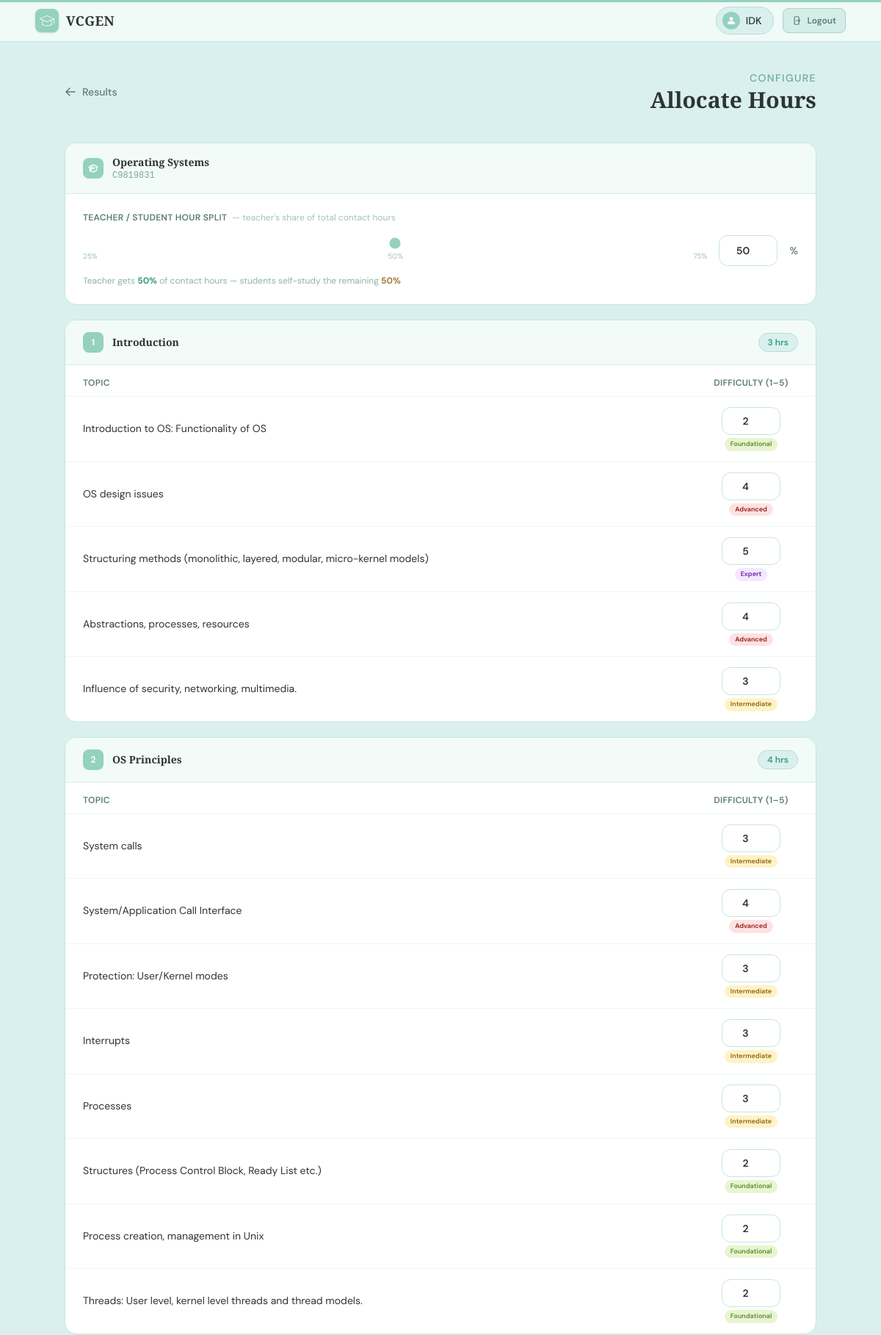
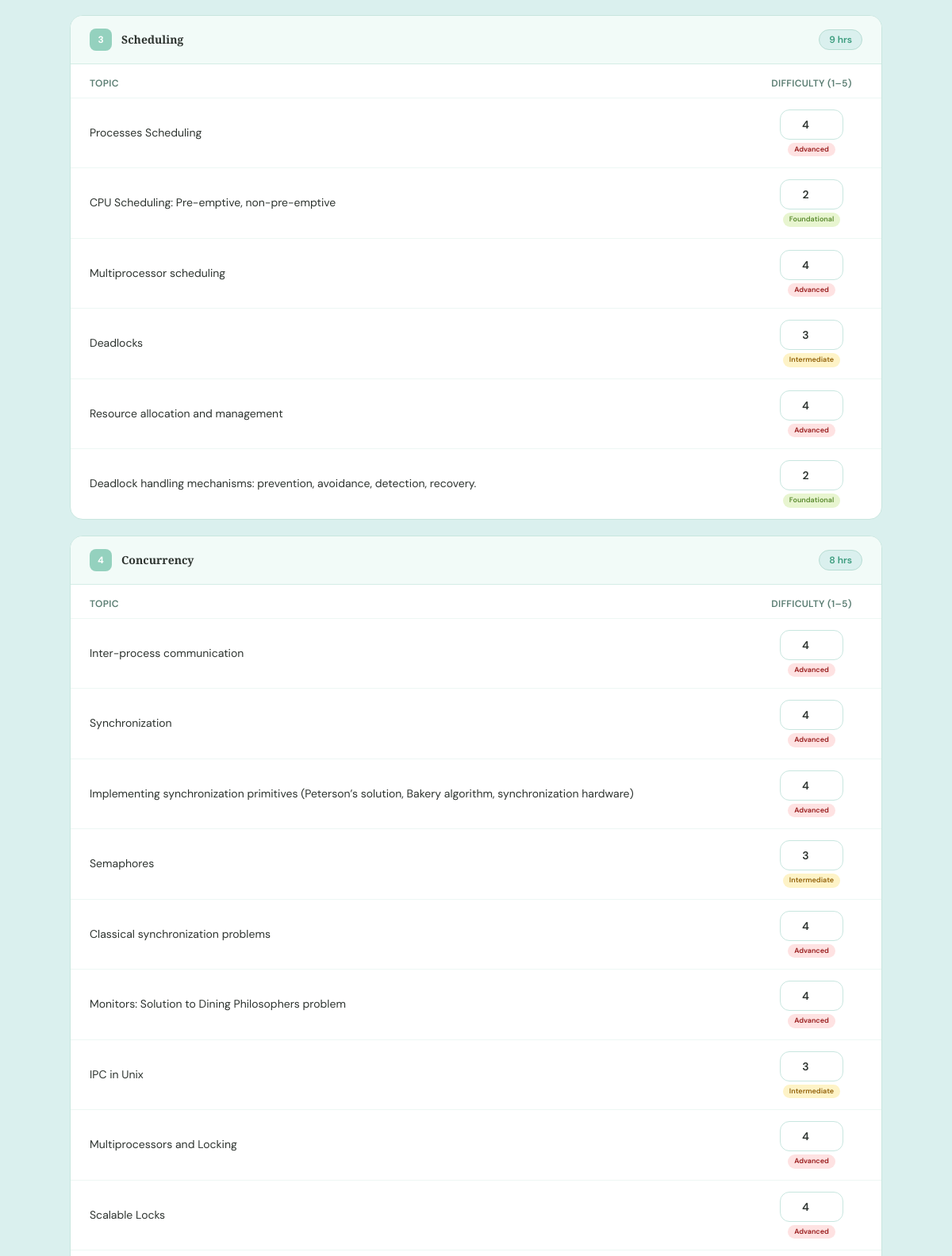
The page /settings/C9819831 (signed in, upper part) on the database its author committed (2 pictures, top to bottom).
### main/models.py (models this page shows, shortened)
class Teacher(models.Model):
    teacher_id=models.CharField(max_length=8,primary_key=True)
    name=models.CharField(max_length=20)
    email=models.EmailField(null=False)
    password=models.CharField(null=False,max_length=128)

class Course(models.Model):
    course_id=models.CharField(max_length=8,primary_key=True)
    teacher=models.ForeignKey(Teacher,on_delete=models.CASCADE)
    name=models.CharField(max_length=20)
    hours=models.IntegerField()
    split=models.DecimalField(decimal_places=3,max_digits=10)
    accepting_response=models.BooleanField(default=True)

class Module(models.Model):
    module_id=models.CharField(max_length=8,primary_key=True)
    course=models.ForeignKey(Course,on_delete=models.CASCADE)
    hours=models.IntegerField()
    name=models.CharField(max_length=100)

class Topics(models.Model):
    topic_id=models.CharField(max_length=8,primary_key=True)
    module=models.ForeignKey(Module,on_delete=models.CASCADE)
    content=models.CharField(max_length=100)
    mapped_skill=models.JSONField()
    skill_confidence = models.JSONField(default=dict)
    teacherweight=models.DecimalField(decimal_places=3,max_digits=10)
    studentweight=models.DecimalField(decimal_places=3,max_digits=10)

### main/views.py (the view, shortened to what this page needs)
# urls.py: path("settings/<str:class_id>",views.settings,name="settings"),
def settings(request,class_id):
    context={}
    if 'user' not in request.session:
        return redirect('login')
    else:
        context['name']=Teacher.objects.filter(teacher_id=request.session['user'])[0].name
    ourclass=Course.objects.filter(course_id=class_id)
    if len(ourclass)<1:
        return redirect('classes')
    else:
        class cusModule:
            def __init__(self,mod):
                self.mod=mod
                self.topicslist=[]
            def addtopic(self,topic):
                self.topicslist.append(topic)
        ourclass=ourclass[0]
        datamodules=[]
        modules=Module.objects.filter(course=ourclass)
        for mod in modules:
            curmod=cusModule(mod)
            for topic in Topics.objects.filter(module=mod):
                conf = topic.skill_confidence or {}
                stored_diff = conf.get("__difficulty__")
                if stored_diff is not None:
                    try:
                        topic.display_difficulty = max(1, min(5, int(stored_diff)))
                    except (TypeError, ValueError):
                        topic.display_difficulty = 1
                else:
                    tw = float(topic.teacherweight)
                    if 1.0 <= tw <= 5.0:
                        topic.display_difficulty = max(1, min(5, round(tw)))
                    else:
                        topic.display_difficulty = 1
                curmod.addtopic(topic)
            datamodules.append(curmod)
        context['cid']=class_id
        context['cname']=ourclass.name
        context['modules']= datamodules
    return render(request,"main/settings.html",context=context)

### main/templates/main/settings.html (shortened to what this page needs)
{% extends "base.html" %}
{% block body %}
<main class="min-h-screen bg-[#daf0ee] px-4 py-10 sm:px-6 lg:px-12">
  <div class="max-w-5xl mx-auto">
    <div class="flex items-center justify-between gap-4 mb-10">
      <button
        onclick="location.href='/results/{{cid}}';"
        class="inline-flex items-center gap-2 text-sm font-medium text-[#5a7d72] hover:text-[#2e3430] transition-colors hover:cursor-pointer group"
      >
        <svg xmlns="http://www.w3.org/2000/svg" class="w-4 h-4 group-hover:-translate-x-0.5 transition-transform" fill="none" viewBox="0 0 24 24" stroke-width="2.2" stroke="currentColor">
          <path stroke-linecap="round" stroke-linejoin="round" d="M10.5 19.5 3 12m0 0 7.5-7.5M3 12h18"/>
        </svg>
        Results
      </button>
      <div class="text-right">
        <p class="text-sm font-medium text-[#6aab97] uppercase tracking-widest mb-0.5">Configure</p>
        <h1 class="text-3xl font-bold text-[#2e3430] cusfont">Allocate Hours</h1>
      </div>
    </div>
    <form method="post" class="flex flex-col gap-5">
      <div class="bg-white border border-[#c8e6df] rounded-2xl overflow-hidden hover:border-[#94d1be] transition-colors duration-200">
        <div class="flex items-center gap-3 px-6 py-4 bg-[#f2fbf8] border-b border-[#d4ede6]">
          <div class="w-7 h-7 rounded-lg bg-[#94d1be] flex items-center justify-center flex-shrink-0">
          </div>
          <div>
            <h2 class="text-sm font-semibold text-[#2e3430] cusfont">{{ cname }}</h2>
            <p class="text-xs font-mono text-[#7aaa98]">{{ cid }}</p>
          </div>
        </div>
        <div class="px-6 py-6">
          <label class="block text-xs font-semibold text-[#5a7d72] uppercase tracking-wide mb-4">
            Teacher / Student Hour Split
            <span class="normal-case font-normal tracking-normal text-[#a0c4b8] ml-1">— teacher's share of total contact hours</span>
          </label>
          <div class="flex items-center gap-4">
            <div class="flex-1 relative">
              <input
                id="ss_hoursplit"
                name="ss_hoursplit"
                type="range"
                min="25"
                max="75"
                step="1"
                value="50"
                class="w-full h-2 rounded-full appearance-none cursor-pointer accent-[#94d1be]"
                oninput="sv_hoursplit.value = this.value; updateSplitLabel(this.value)"
              />
              <div class="flex justify-between mt-1.5">
                <span class="text-[10px] text-[#a0c4b8]">25%</span>
                <span class="text-[10px] text-[#a0c4b8]">50%</span>
                <span class="text-[10px] text-[#a0c4b8]">75%</span>
              </div>
            </div>
            <input
              type="number"
              id="sv_hoursplit"
              name="sv_hoursplit"
              min="25"
              max="75"
              value="50"
              class="w-20 px-3 py-2.5 text-sm border border-[#c8e6df] rounded-xl focus:outline-none focus:ring-2 focus:ring-[#94d1be] text-center font-semibold text-[#2e3430] transition"
              oninput="ss_hoursplit.value = this.value; updateSplitLabel(this.value)"
            />
            <span class="text-sm font-medium text-[#5a7d72] flex-shrink-0">%</span>
          </div>
          <p id="split-label" class="mt-3 text-xs text-[#8ab5a8]">
            Teacher gets <strong class="text-[#3b9c7e]">50%</strong> of contact hours &mdash; students self-study the remaining <strong class="text-[#a07c3a]">50%</strong>
          </p>
        </div>
      </div>
      {% for module in modules %}
      <div class="bg-white border border-[#c8e6df] rounded-2xl overflow-hidden hover:border-[#94d1be] transition-colors duration-200">
        <div class="flex items-center justify-between px-6 py-4 bg-[#f2fbf8] border-b border-[#d4ede6]">
          <div class="flex items-center gap-3">
            <span class="w-7 h-7 rounded-lg bg-[#94d1be] text-white text-xs font-bold flex items-center justify-center flex-shrink-0">
              {{ forloop.counter }}
            </span>
            <h2 class="text-sm font-semibold text-[#2e3430] cusfont">{{ module.mod.name }}</h2>
          </div>
          <span class="text-xs font-semibold text-[#3b9c7e] bg-[#daf0ee] border border-[#b8ddd4] px-3 py-1 rounded-full">
            {{ module.mod.hours }} hrs
          </span>
        </div>
        <div class="grid grid-cols-[1fr_auto] gap-4 px-6 pt-4 pb-2 border-b border-[#edf7f4]">
          <span class="text-xs font-semibold text-[#5a7d72] uppercase tracking-wide">Topic</span>
          <div class="w-32 text-center">
            <span class="text-xs font-semibold text-[#5a7d72] uppercase tracking-wide">Difficulty (1–5)</span>
          </div>
        </div>
        <ul class="divide-y divide-[#edf7f4]">
          {% for topic in module.topicslist %}
          <li class="grid grid-cols-[1fr_auto] gap-4 items-center px-6 py-3.5 hover:bg-[#f9fdfb] transition-colors duration-150">
            <span class="text-sm text-[#2e3430] leading-snug">{{ topic.content }}</span>
            <div class="w-32 flex flex-col items-center gap-1">
              <input
                type="number"
                id="weight_{{ topic.topic_id }}"
                name="weight_{{ topic.topic_id }}"
                min="1"
                max="5"
                value="{{ topic.display_difficulty }}"
                required
                class="w-20 px-3 py-2 text-sm text-center border border-[#c8e6df] rounded-xl focus:outline-none focus:ring-2 focus:ring-[#94d1be] font-semibold text-[#2e3430] transition"
                oninput="updateDiffLabel(this)"
              />
              <span
                id="diff-label-{{ topic.topic_id }}"
                class="text-[9px] font-semibold px-2 py-0.5 rounded-full"
                style="{% if topic.display_difficulty == 1 %}background:#daf0ee;color:#3b9c7e{% elif topic.display_difficulty == 2 %}background:#e8f5d0;color:#5a8a2e{% elif topic.display_difficulty == 3 %}background:#fef3c7;color:#92620a{% elif topic.display_difficulty == 4 %}background:#fee2e2;color:#991b1b{% else %}background:#f3e8ff;color:#6b21a8{% endif %}"
              >
                {% if topic.display_difficulty == 1 %}Introductory
                {% elif topic.display_difficulty == 2 %}Foundational
                {% elif topic.display_difficulty == 3 %}Intermediate
                {% elif topic.display_difficulty == 4 %}Advanced
                {% else %}Expert{% endif %}
              </span>
            </div>
          </li>
          {% endfor %}
        </ul>
      </div>
      {% endfor %}
    </form>
  </div>
</main>
{% endblock %}

### main/templates/main/base.html (shortened to what this page needs)
<html>
  <head>
    {% load static %}
    <script src="https://cdn.jsdelivr.net/npm/@tailwindcss/browser@4"></script>
  </head>
  <body>
    <header id="site-header" class="px-4 sm:px-6 lg:px-12">
      <div class="max-w-7xl mx-auto flex items-center justify-between h-14">
        <div
          class="flex items-center gap-2.5 hover:cursor-pointer group"
          onclick="location.href='/';"
        >
          {% load static %}
          <div class="w-8 h-8 rounded-lg bg-[#94d1be] flex items-center justify-center flex-shrink-0 group-hover:bg-[#7ec4af] transition-colors duration-200 shadow-sm">
            <img src="{% static 'main/education-svg.svg' %}" class="h-5 w-5 brightness-0 invert" alt="VCGEN logo" />
          </div>
          <span class="text-lg font-bold text-[#2e3430] cusfont tracking-wide group-hover:text-[#3b9c7e] transition-colors duration-200">
            VCGEN
          </span>
        </div>
        {% if name %}
        <div class="flex items-center gap-3">
          <div class="flex items-center gap-2 bg-[#daf0ee] border border-[#b8ddd4] rounded-full pl-2 pr-4 py-1.5">
            <div class="w-6 h-6 rounded-full bg-[#94d1be] flex items-center justify-center flex-shrink-0">
              {% load static %}
              <img src="{% static 'main/person-svg.svg' %}" class="h-3.5 w-3.5 brightness-0 invert" alt="" />
            </div>
            <span class="text-sm font-medium text-[#2e3430]">{{ name }}</span>
          </div>
          <button
            onclick="location.href='/';"
            class="inline-flex items-center gap-1.5 text-xs font-semibold text-[#5a7d72] bg-[#d4ede6] hover:bg-[#c2e3d8] border border-[#a8d5c8] px-3 py-2 rounded-lg transition-all duration-150 hover:cursor-pointer"
          >
            Logout
          </button>
        </div>
        {% endif %}
      </div>
    </header>
    {% block body %}
    {% endblock %}
          {% load static %}
  </body>
</html>

### main/templates/main/base.html (style rules this page uses)
*, *::before, *::after { box-sizing: border-box; }
html, body { margin: 0; padding: 0; }
body { font-family: 'DM Sans', sans-serif; background-color: #daf0ee; color: #3b413c; display: flex; flex-direction: column; min-height: 100vh; }
.cusfont { font-family: 'Playfair Display', serif; font-optical-sizing: auto; }
#site-header { box-shadow: inset 0 3px 0 0 #94d1be, 0 1px 0 0 #c8e6df; background-color: #f0faf6; position: sticky; top: 0; z-index: 50; }

### rows shown on the page
Teacher: name "IDK"
Course: name "Operating Systems"
Module: mod.name "Introduction", mod.hours "3"
Topics: content "Introduction to OS: Functionality of OS", topic_id "2", shows "Foundational"
Topics: content "OS design issues", topic_id "4", shows "Advanced"
Topics: content "Structuring methods (monolithic, layered, modular, micro-kernel models)", topic_id "5", shows "Expert"
Topics: content "Abstractions, processes, resources", topic_id "4", shows "Advanced"
Topics: content "Influence of security, networking, multimedia.", topic_id "3", shows "Intermediate"
Module: mod.name "OS Principles", mod.hours "4"
Topics: content "System calls", topic_id "3", shows "Intermediate"
Topics: content "System/Application Call Interface", topic_id "4", shows "Advanced"
Topics: content "Protection: User/Kernel modes", topic_id "3", shows "Intermediate"
Topics: content "Interrupts", topic_id "3", shows "Intermediate"
Topics: content "Processes", topic_id "3", shows "Intermediate"
Topics: content "Structures (Process Control Block, Ready List etc.)", topic_id "2", shows "Foundational"
Topics: content "Process creation, management in Unix", topic_id "2", shows "Foundational"
Topics: content "Threads: User level, kernel level threads and thread models.", topic_id "2", shows "Foundational"
Module: mod.name "Scheduling", mod.hours "9"
Topics: content "Processes Scheduling", topic_id "4", shows "Advanced"
Topics: content "CPU Scheduling: Pre-emptive, non-pre-emptive", topic_id "2", shows "Foundational"
Topics: content "Multiprocessor scheduling", topic_id "4", shows "Advanced"
Topics: content "Deadlocks", topic_id "3", shows "Intermediate"
Topics: content "Resource allocation and management", topic_id "4", shows "Advanced"
Topics: content "Deadlock handling mechanisms: prevention, avoidance, detection, recovery.", topic_id "2", shows "Foundational"
Module: mod.name "Concurrency", mod.hours "8"
Topics: content "Inter-process communication", topic_id "4", shows "Advanced"
Topics: content "Synchronization", topic_id "4", shows "Advanced"
Topics: content "Implementing synchronization primitives (Peterson’s solution, Bakery algorithm, synchronization hardware)", topic_id "4", shows "Advanced"
Topics: content "Semaphores", topic_id "3", shows "Intermediate"
Topics: content "Classical synchronization problems", topic_id "4", shows "Advanced"
Topics: content "Monitors: Solution to Dining Philosophers problem", topic_id "4", shows "Advanced"
Topics: content "IPC in Unix", topic_id "3", shows "Intermediate"
Topics: content "Multiprocessors and Locking", topic_id "4", shows "Advanced"
Topics: content "Scalable Locks", topic_id "4", shows "Advanced"

### other values the page prints
{{ cid }} "C9819831"
